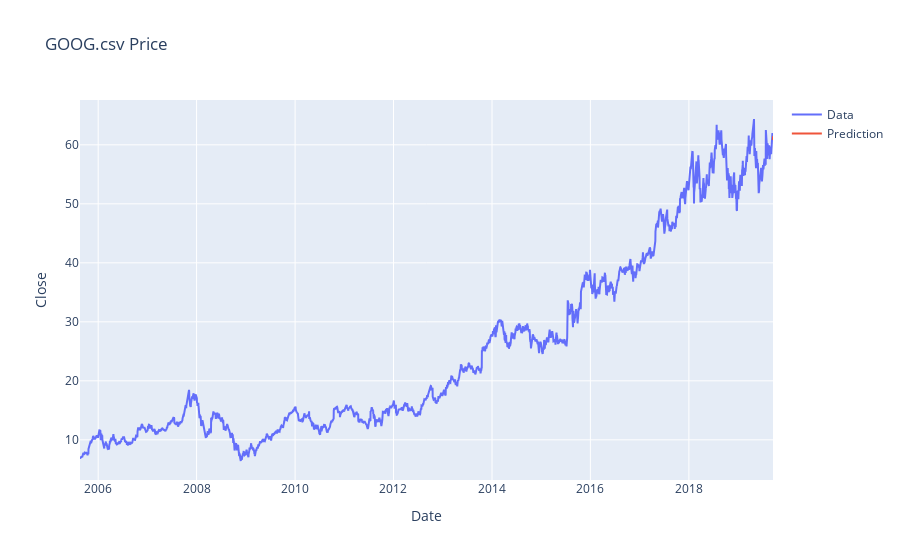

Notebook code cell kept with this figure:
### Code cell
close_data = close_data.reshape((-1))

def predict(num_prediction, model):
    prediction_list = close_data[-look_back:]
    
    for _ in range(num_prediction):
        x = prediction_list[-look_back:]
        x = x.reshape((1, look_back, 1))
        out = model.predict(x)[0][0]
        prediction_list = np.append(prediction_list, out)
    prediction_list = prediction_list[look_back-1:]
        
    return prediction_list
    
def predict_dates(num_prediction):
    print(num_prediction)
    last_date = df[datetime_name].values[-1]
    print(last_date)
    prediction_dates = pd.date_range(last_date, periods=num_prediction+1,  freq='D').tolist()
    print(prediction_dates)
    return prediction_dates

num_prediction = 4
forecast = predict(num_prediction, model)
forecast_dates = predict_dates(num_prediction)

trace1 = go.Scatter(
    x = df[datetime_name].tolist(),
    y = close_data,
    mode = 'lines',
    name = 'Data'
)
trace2 = go.Scatter(
    x = forecast_dates,
    y = forecast,
    mode = 'lines',
    name = 'Prediction'
)
layout = go.Layout(
    title = f'{symbol} Price',
    xaxis = {'title' : "Date"},
    yaxis = {'title' : "Close"}
)

fig = go.Figure(data=[trace1, trace2], layout=layout)
fig.show()

### Figure 1 — Plotly figure (JSON) as saved in the notebook; plotly's stock layout.template omitted (floating-point values rounded to 4 significant figures; data arrays with more than 128 entries replaced by an {"elided": "..."} marker saying what was removed)
{"data": [{"mode": "lines", "name": "Data", "type": "scatter", "x": {"elided": "3543 str values"}, "y": {"elided": "3543 float values"}}, {"mode": "lines", "name": "Prediction", "type": "scatter", "x": ["2019-09-17T00:00:00", "2019-09-17T00:15:00", "2019-09-17T00:30:00", "2019-09-17T00:45:00", "2019-09-17T01:00:00"], "y": [61.46, 60.82, 60.8, 60.89, 60.98]}], "layout": {"title": {"text": "GOOG.csv Price"}, "xaxis": {"title": {"text": "Date"}}, "yaxis": {"title": {"text": "Close"}}}}
